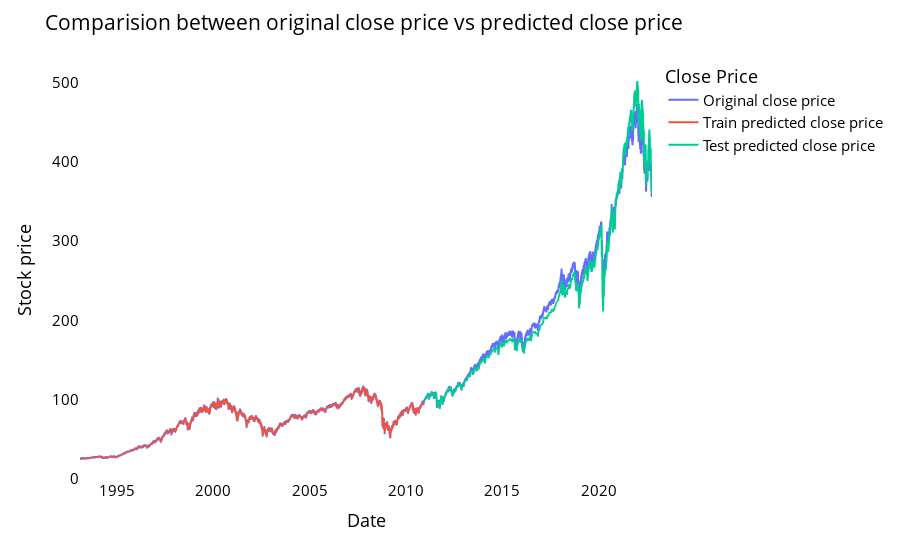

Notebook code for this chart:
### Code cell
# shift train predictions for plotting

look_back=time_step
trainPredictPlot = np.empty_like(closed)
trainPredictPlot[:, :] = np.nan
trainPredictPlot[look_back:len(train_predict)+look_back, :] = train_predict
print("Train predicted data: ", trainPredictPlot.shape)

# shift test predictions for plotting
testPredictPlot = np.empty_like(closed)
testPredictPlot[:, :] = np.nan
testPredictPlot[len(train_predict)+(look_back*2)+1:len(closed)-1, :] = test_predict
print("Test predicted data: ", testPredictPlot.shape)

names = cycle(['Original close price','Train predicted close price','Test predicted close price'])


plotdf = pd.DataFrame({'date': closed_stock['Date'],
                       'original_close': closed_stock['Close'],
                      'train_predicted_close': trainPredictPlot.reshape(1,-1)[0].tolist(),
                      'test_predicted_close': testPredictPlot.reshape(1,-1)[0].tolist()})

fig = px.line(plotdf,x=plotdf['date'], y=[plotdf['original_close'],plotdf['train_predicted_close'],
                                          plotdf['test_predicted_close']],
              labels={'value':'Stock price','date': 'Date'})
fig.update_layout(title_text='Comparision between original close price vs predicted close price',
                  plot_bgcolor='white', font_size=15, font_color='black', legend_title_text='Close Price')
fig.for_each_trace(lambda t:  t.update(name = next(names)))

fig.update_xaxes(showgrid=False)
fig.update_yaxes(showgrid=False)
fig.show()

### Figure 1 — Plotly figure (JSON) as saved in the notebook; plotly's stock layout.template omitted (floating-point values rounded to 4 significant figures; data arrays with more than 128 entries replaced by an {"elided": "..."} marker saying what was removed)
{"data": [{"hovertemplate": "variable=original_close<br>Date=%{x}<br>Stock price=%{y}<extra></extra>", "legendgroup": "original_close", "line": {"color": "#636efa", "dash": "solid"}, "marker": {"symbol": "circle"}, "mode": "lines", "name": "Original close price", "showlegend": true, "type": "scattergl", "x": {"elided": "7478 str values"}, "xaxis": "x", "y": {"elided": "7478 float values"}, "yaxis": "y"}, {"hovertemplate": "variable=train_predicted_close<br>Date=%{x}<br>Stock price=%{y}<extra></extra>", "legendgroup": "train_predicted_close", "line": {"color": "#EF553B", "dash": "solid"}, "marker": {"symbol": "circle"}, "mode": "lines", "name": "Train predicted close price", "showlegend": true, "type": "scattergl", "x": {"elided": "7478 str values"}, "xaxis": "x", "y": {"elided": "7478 float values"}, "yaxis": "y"}, {"hovertemplate": "variable=test_predicted_close<br>Date=%{x}<br>Stock price=%{y}<extra></extra>", "legendgroup": "test_predicted_close", "line": {"color": "#00cc96", "dash": "solid"}, "marker": {"symbol": "circle"}, "mode": "lines", "name": "Test predicted close price", "showlegend": true, "type": "scattergl", "x": {"elided": "7478 str values"}, "xaxis": "x", "y": {"elided": "7478 float values"}, "yaxis": "y"}], "layout": {"font": {"color": "black", "size": 15}, "legend": {"title": {"text": "Close Price"}, "tracegroupgap": 0}, "margin": {"t": 60}, "plot_bgcolor": "white", "title": {"text": "Comparision between original close price vs predicted close price"}, "xaxis": {"anchor": "y", "domain": [0, 1], "showgrid": false, "title": {"text": "Date"}}, "yaxis": {"anchor": "x", "domain": [0, 1], "showgrid": false, "title": {"text": "Stock price"}}}}
